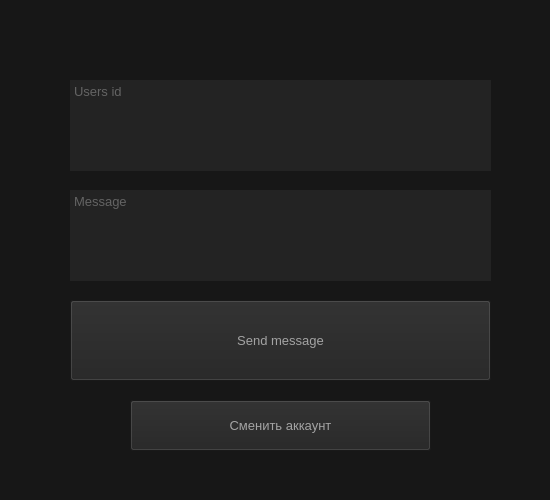
<?xml version="1.0" encoding="UTF-8"?>
<ui version="4.0">
 <class>sendWind</class>
 <widget class="QMainWindow" name="sendWind">
  <property name="geometry">
   <rect>
    <x>0</x>
    <y>0</y>
    <width>550</width>
    <height>500</height>
   </rect>
  </property>
  <property name="windowTitle">
   <string>MainWindow</string>
  </property>
  <property name="styleSheet">
   <string notr="true">background-color: #171717;</string>
  </property>
  <widget class="QWidget" name="centralwidget">
   <widget class="QTextEdit" name="usersId">
    <property name="geometry">
     <rect>
      <x>70</x>
      <y>80</y>
      <width>421</width>
      <height>91</height>
     </rect>
    </property>
    <property name="font">
     <font>
      <family>Segoe UI</family>
      <pointsize>10</pointsize>
     </font>
    </property>
    <property name="cursor" stdset="0">
     <cursorShape>IBeamCursor</cursorShape>
    </property>
    <property name="styleSheet">
     <string notr="true">background-color: #232323;
color: #a3a3a3;
border: none;</string>
    </property>
    <property name="placeholderText">
     <string>Users id</string>
    </property>
   </widget>
   <widget class="QTextEdit" name="message">
    <property name="geometry">
     <rect>
      <x>70</x>
      <y>190</y>
      <width>421</width>
      <height>91</height>
     </rect>
    </property>
    <property name="font">
     <font>
      <family>Segoe UI</family>
      <pointsize>10</pointsize>
     </font>
    </property>
    <property name="cursor" stdset="0">
     <cursorShape>IBeamCursor</cursorShape>
    </property>
    <property name="styleSheet">
     <string notr="true">background-color: #232323;
color: #a3a3a3;
border: none;</string>
    </property>
    <property name="frameShape">
     <enum>QFrame::StyledPanel</enum>
    </property>
    <property name="frameShadow">
     <enum>QFrame::Sunken</enum>
    </property>
    <property name="placeholderText">
     <string>Message</string>
    </property>
   </widget>
   <widget class="QPushButton" name="sendMessageButton">
    <property name="geometry">
     <rect>
      <x>70</x>
      <y>300</y>
      <width>421</width>
      <height>81</height>
     </rect>
    </property>
    <property name="font">
     <font>
      <family>Segoe UI</family>
      <pointsize>10</pointsize>
     </font>
    </property>
    <property name="styleSheet">
     <string notr="true">background-color: #232323;
color: #a3a3a3;</string>
    </property>
    <property name="text">
     <string>Send message</string>
    </property>
   </widget>
   <widget class="QPushButton" name="changeProfileButton">
    <property name="geometry">
     <rect>
      <x>130</x>
      <y>400</y>
      <width>301</width>
      <height>51</height>
     </rect>
    </property>
    <property name="font">
     <font>
      <family>Segoe UI</family>
      <pointsize>10</pointsize>
     </font>
    </property>
    <property name="styleSheet">
     <string notr="true">background-color: #232323;
color: #a3a3a3;</string>
    </property>
    <property name="text">
     <string>Сменить аккаунт</string>
    </property>
   </widget>
  </widget>
  <widget class="QStatusBar" name="statusbar"/>
 </widget>
 <resources/>
 <connections/>
</ui>
